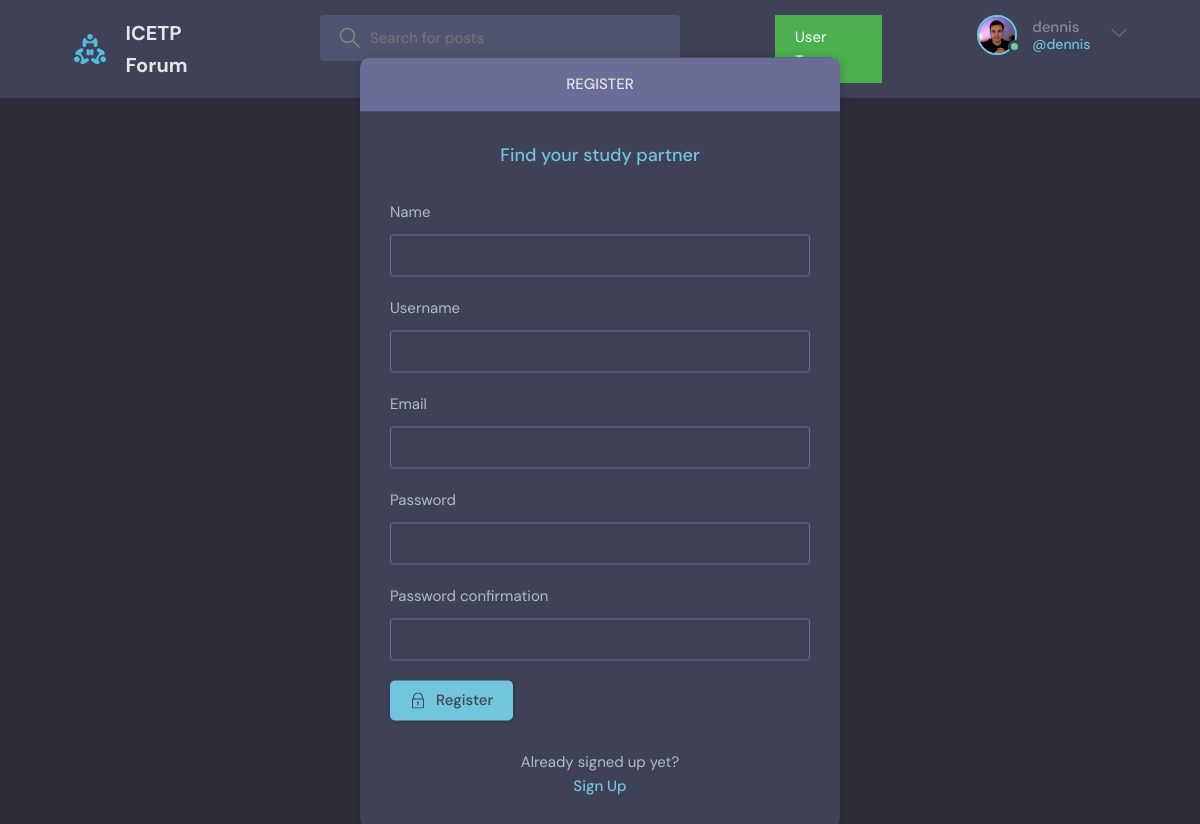
Page /zh-hant/register/ (signed in) on the committed database.
### base/models.py (models this page shows)
class User(AbstractUser):
    name = models.CharField(unique=True,max_length=200, null=True)
    email = models.EmailField(unique=True, null=True)
    bio = models.TextField(null=True)
    avatar = models.ImageField(null=True, default="avatar.svg")
    USERNAME_FIELD = 'name'
    REQUIRED_FIELDS = ['email']

### base/views.py (the view, shortened to what this page needs)
# urls.py: path('register/', views.registerPage, name="register"),
def registerPage(request):
    form = MyUserCreationForm()
    return render(request, 'base/login_register.html', {'form': form})

### base/forms.py
class MyUserCreationForm(UserCreationForm):
    class Meta:
        model = User
        fields = ['name', 'username', 'email', 'password1', 'password2']

### base/templates/base/login_register.html (shortened to what this page needs)
{% extends 'main.html' %}
{% block content %}
<main class="auth layout">
  {% if page == 'login' %}
  <div class="container">
    <div class="layout__box">
      <div class="layout__boxHeader">
        <div class="layout__boxTitle">
          <h3>Login</h3>
        </div>
      </div>
      <div class="layout__body">
        <h2 class="auth__tagline">Find your study partner</h2>
        <form class="form" action="" method="POST">
          {% csrf_token %}
          <div class="form__group form__group">
            <label for="room_name">Email</label>
            <input id="username" name="email" type="email" placeholder="e.g. 123@gmail.com"/>
          </div>
          <div class=" form__group">
            <label for="password">Password</label>
            <input id="password" name="password" type="password"
              placeholder="&bull;&bull;&bull;&bull;&bull;&bull;&bull;&bull;" />
          </div>
          <button class="btn btn--main" type="submit">
            <svg version="1.1" xmlns="http://www.w3.org/2000/svg" width="32" height="32" viewBox="0 0 32 32">
              <title>lock</title>
              <path
                d="M27 12h-1v-2c0-5.514-4.486-10-10-10s-10 4.486-10 10v2h-1c-0.553 0-1 0.447-1 1v18c0 0.553 0.447 1 1 1h22c0.553 0 1-0.447 1-1v-18c0-0.553-0.447-1-1-1zM8 10c0-4.411 3.589-8 8-8s8 3.589 8 8v2h-16v-2zM26 30h-20v-16h20v16z">
              </path>
              <path
                d="M15 21.694v4.306h2v-4.306c0.587-0.348 1-0.961 1-1.694 0-1.105-0.895-2-2-2s-2 0.895-2 2c0 0.732 0.413 1.345 1 1.694z">
              </path>
            </svg>
            Login
          </button>
        </form>
        <div class="auth__action">
          <p>Haven't signed up yet?</p>
          <a href="{% url 'register' %}" class="btn btn--link">Sign Up</a>
        </div>
      </div>
    </div>
  </div>
  {% else %}
  <div class="container">
    <div class="layout__box">
      <div class="layout__boxHeader">
        <div class="layout__boxTitle">
          <h3>Register</h3>
        </div>
      </div>
      <div class="layout__body">
        <h2 class="auth__tagline">Find your study partner</h2>
        <form class="form" action="" method="POST">
          {% for field in form %}
          <div class="form__group form__group">
            <label for="room_name">{{field.label}}</label>
            {{field}}
          </div>
          {% endfor %}
          <button class="btn btn--main" type="submit">
            Register
          </button>
        </form>
        <div class="auth__action">
          <p>Already signed up yet?</p>
          <a href="{% url 'login' %}" class="btn btn--link">Sign Up</a>
        </div>
      </div>
    </div>
  </div>
  {% endif %}
</main>
{% endblock content %}

### templates/navbar.html (shortened to what this page needs)
{% load static %}
{% load i18n %}
<header class="header header--loggedIn">
    <div class="container">
        <a href="{% url 'home' %}" class="header__logo">
            <img src="{% static 'images/logo.svg' %}" />
            <h1>{% trans "ICETP Forum" %}</h1>
        </a>
        <form class="header__search" method="GET" action="{% url 'home' %}">
            <label>
                <svg version="1.1" xmlns="http://www.w3.org/2000/svg" width="32" height="32" viewBox="0 0 32 32">
                    <title>{% trans "search" %}</title>
                    <path
                        d="M32 30.586l-10.845-10.845c1.771-2.092 2.845-4.791 2.845-7.741 0-6.617-5.383-12-12-12s-12 5.383-12 12c0 6.617 5.383 12 12 12 2.949 0 5.649-1.074 7.741-2.845l10.845 10.845 1.414-1.414zM12 22c-5.514 0-10-4.486-10-10s4.486-10 10-10c5.514 0 10 4.486 10 10s-4.486 10-10 10z">
                    </path>
                </svg>
                <input name="q" placeholder="Search for posts" />
            </label>
        </form>
        <a id="myButton" href="{% url 'seeds' %}">User Terms</a>
        <nav class="header__menu">
            {% if request.user.is_authenticated %}
            <div class="header__user">
                <a href="{% url 'update-user' %}">
                    <div class="avatar avatar--medium active">
                        <img src="{{request.user.avatar.url}}" />
                    </div>
                    <p>{{request.user.username}} <span>@{{request.user.username}}</span></p>
                </a>
                <button class="dropdown-button">
                    <svg version="1.1" xmlns="http://www.w3.org/2000/svg" width="32" height="32" viewBox="0 0 32 32">
                        <title>chevron-down</title>
                        <path d="M16 21l-13-13h-3l16 16 16-16h-3l-13 13z"></path>
                    </svg>
                </button>
            </div>
            {% else %}
            <a href="{% url 'login' %}">
                <img src="{% static 'images/avatar.svg' %}" />
                <p>{% trans "Login" %}</p>
            </a>
            {% endif %}
        </nav>
    </div>
</header>

### rows in the picture
User: user.avatar (picture), user.username "dennis"

### other values in the picture
{{ field.label }} "Name" "Username" "Email" "Password" "Password confirmation"
